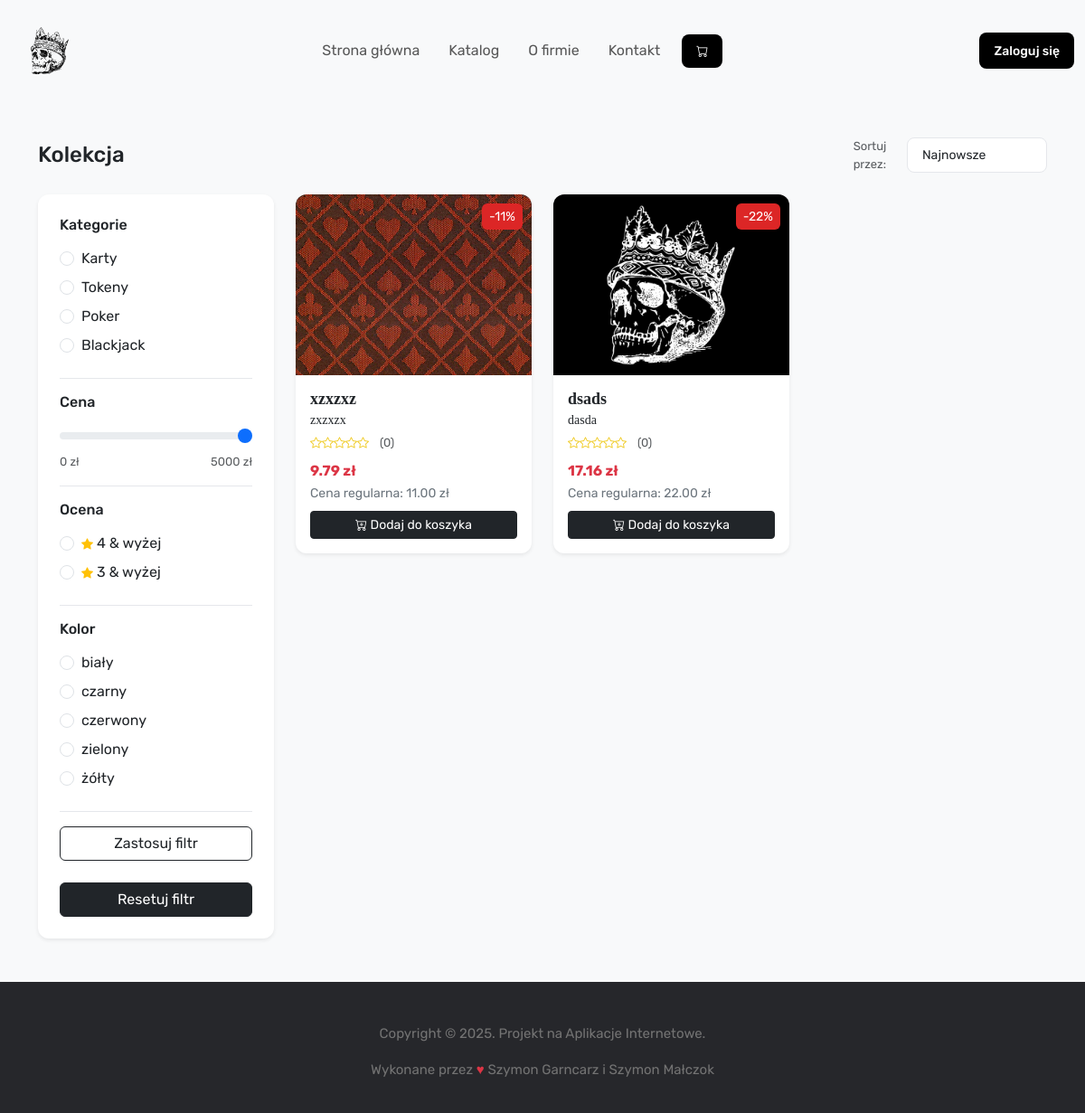
The page /catalog.php on the database as committed earlier.
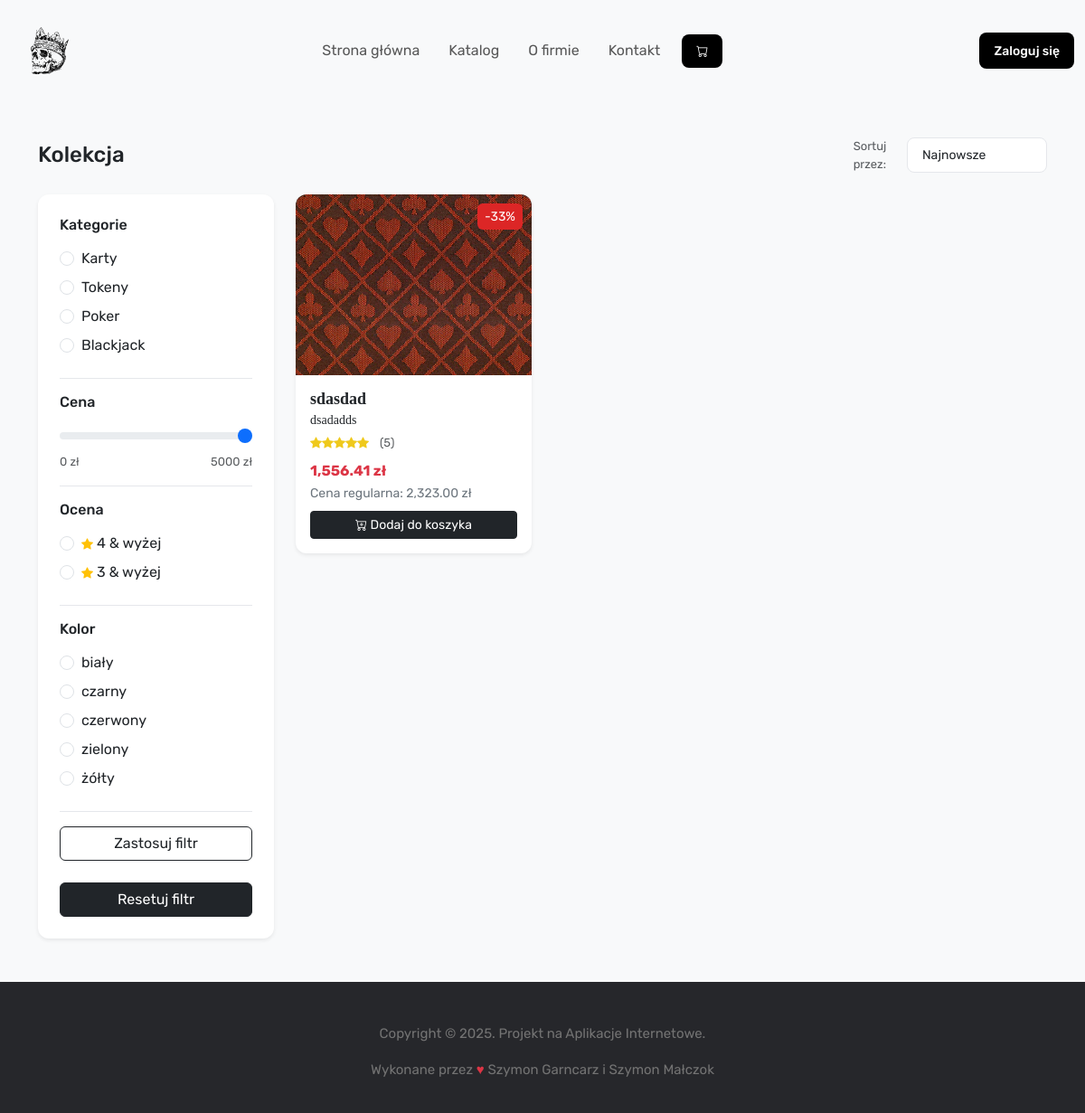
The same page on the database as committed later.
### tables this page shows
CREATE TABLE `kategorie` (
  `id` int(11) NOT NULL,
  `kategoria` varchar(255) NOT NULL
);

CREATE TABLE `kolory` (
  `id` int(11) NOT NULL,
  `kolor` varchar(50) NOT NULL
);

CREATE TABLE `produkty` (
  `id` int(11) NOT NULL,
  `nazwa` varchar(50) NOT NULL,
  `opis` text NOT NULL,
  `kolor_id` int(11) DEFAULT NULL,
  `id_kategorii` int(11) NOT NULL,
  `ilosc` int(11) NOT NULL,
  `cena` float NOT NULL,
  `img_path` varchar(255) NOT NULL,
  `znizka` int(11) NOT NULL,
  `ocena` decimal(2,1) NOT NULL
);

### catalog.php (the view, shortened to what the changed rows need)
<!DOCTYPE html>
<html lang="pl">
<head>
    <?php include("structure/header.php"); ?>
    <link rel="stylesheet" href="css/catalog.css">
</head>
<body>
    <body>
        <div class="container py-5">
            <div class="row g-4">
                <div class="col-lg-3">
                    <form method="get" id="filtersForm">
                        <div class="filter-sidebar p-4 shadow-sm">
                            <div class="filter-group">
                                <?php
                                require_once("misc/database.php");
                                $cat_result = mysqli_query($conn, "SELECT id, kategoria FROM kategorie");
                                while ($cat = mysqli_fetch_assoc($cat_result)) {
                                    $checked = (isset($_GET['category']) && $_GET['category'] == $cat['id']) ? 'checked' : '';
                                    echo '<div class="form-check mb-2">
                                            <input class="form-check-input" type="radio" name="category" value="' . $cat['id'] . '" id="cat' . $cat['id'] . '" ' . $checked . '>
                                            <label class="form-check-label" for="cat' . $cat['id'] . '">' . htmlspecialchars($cat['kategoria']) . '</label>
                                          </div>';
                                }
                                ?>
                            </div>
                            <div class="filter-group">
                                <?php
                                $color_result = mysqli_query($conn, "SELECT id, kolor FROM kolory");
                                while ($color = mysqli_fetch_assoc($color_result)) {
                                    $val = htmlspecialchars($color['id']);
                                    $name = htmlspecialchars($color['kolor']);
                                    $checked = (isset($_GET['color']) && $_GET['color'] == $val) ? 'checked' : '';
                                    echo '<div class="form-check mb-2">
                                            <input class="form-check-input" type="radio" name="color" value="' . $val . '" id="color_' . $val . '" ' . $checked . '>
                                            <label class="form-check-label" for="color_' . $val . '">' . $name . '</label>
                                          </div>';
                                }
                                ?>
                            </div>
                            <button class="btn btn-outline-dark w-100" type="submit">Zastosuj filtr</button><br><br>
                        </div>
                    </form>
                </div>
                <div class="col-lg-9">
                    <div class="row g-4">
                        <?php
                        $where = [];
                        $where_sql = $where ? "WHERE " . implode(" AND ", $where) : "";
                        $order = "ORDER BY id DESC";
                        $sql = "SELECT * FROM produkty $where_sql $order";
                        $result = mysqli_query($conn, $sql);
                        while ($row = mysqli_fetch_assoc($result)) {
                            $discount = (int) $row['znizka'];
                            $price = number_format($row['cena'], 2);
                            $final_price = $discount > 0 ? number_format($row['cena'] * (1 - $discount / 100), 2) : $price;
                            ?>
                            <div class="col-md-4">
                                <div class="product-card shadow-sm">
                                    <a href="product_card.php?id=<?= $row['id'] ?>"
                                        style="text-decoration:none;color:inherit;">
                                        <div class="position-relative">
                                            <img src="zdjecia/produkty/<?= htmlspecialchars($row['img_path']) ?>"
                                                class="product-image w-100" alt="Product">
                                            <?php if ($discount > 0): ?>
                                                <span class="discount-badge">-<?= $discount ?>%</span>
                                            <?php endif; ?>
                                        </div>
                                    </a>
                                    <div class="p-3">
                                        <h5 class="mb-1 header"><?= htmlspecialchars($row['nazwa']) ?></h5>
                                        <h6 class="mb-1 header-child"><?= htmlspecialchars($row['opis']) ?></h6>
                                        <div class="rating-stars mb-2">
                                            <?php
                                            $rating = (float) $row['ocena'];
                                            for ($i = 1; $i <= 5; $i++) {
                                                if ($rating >= $i) {
                                                    echo '<i class="bi bi-star-fill"></i>';
                                                } elseif ($rating >= $i - 0.5) {
                                                    echo '<i class="bi bi-star-half"></i>';
                                                } else {
                                                    echo '<i class="bi bi-star"></i>';
                                                }
                                            }
                                            ?>
                                            <span class="text-muted ms-2">(<?= $rating ?>)</span>
                                        </div>
                                        <div class="d-flex justify-content-between align-items-center">
                                            <span class="price<?= $discount > 0 ? ' text-danger fw-bold' : '' ?>">
                                                <?= $final_price ?> zł
                                            </span>
                                        </div>
                                        <small class="text-secondary">Cena regularna: <?= $price ?> zł</small>
                                        <form method="post" action="shopping_cart/add_to_cart.php" class="mt-2">
                                            <button type="submit" class="btn btn-dark btn-sm w-100">
                                                <i class="bi bi-cart-plus"></i> Dodaj do koszyka
                                            </button>
                                        </form>
                                    </div>
                                </div>
                            </div>
                        <?php } ?>
                    </div>
                </div>
            </div>
        </div>
    </body>
</html>

Rows that differ between the two databases and show on the page:
removed produkty: img_path (picture), znizka "11", nazwa "xzxzxz", opis "zxzxzx", ocena "0", final_price "9.79", cena "11.00"
removed produkty: img_path (picture), znizka "22", nazwa "dsads", opis "dasda", ocena "0", final_price "17.16", cena "22.00"
added produkty: img_path (picture), znizka "33", nazwa "sdasdad", opis "dsadadds", ocena "5", final_price "1,556.41", cena "2,323.00"
